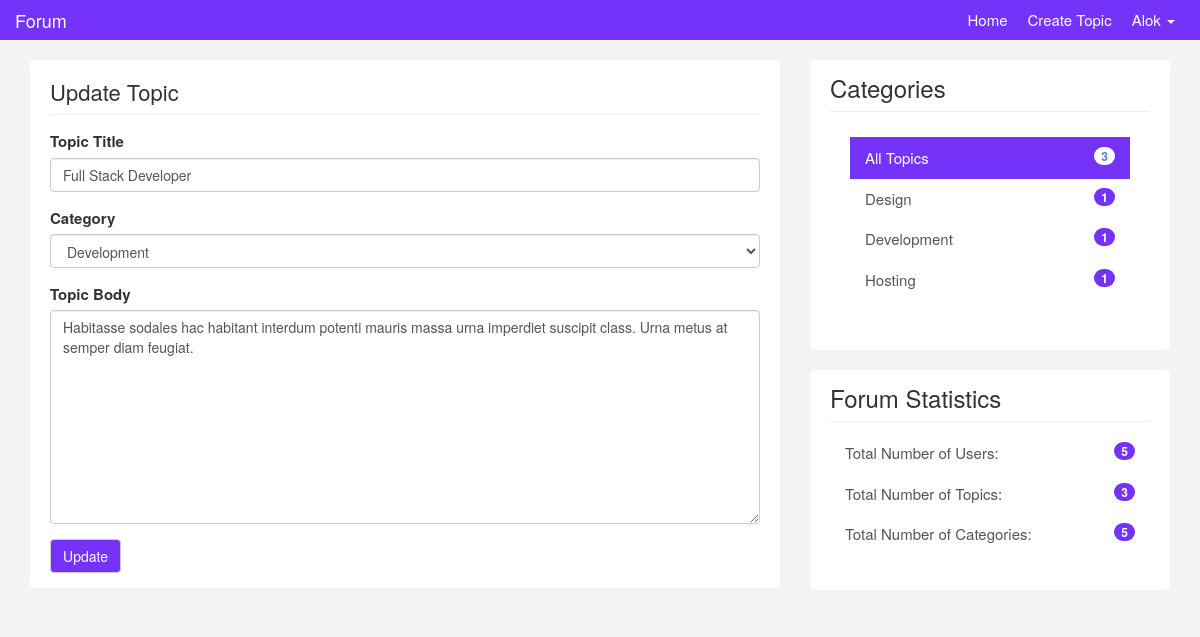
Screenshot of /topics/update.php?id=17 (signed in) with the database file from the repository.
### tables this page shows
CREATE TABLE `topics` (
  `id` int(11) NOT NULL,
  `user_name` varchar(255) DEFAULT NULL,
  `user_image` varchar(250) NOT NULL,
  `title` varchar(200) NOT NULL,
  `category` varchar(200) NOT NULL,
  `body` text NOT NULL,
  `created_at` datetime NOT NULL DEFAULT current_timestamp()
);

CREATE TABLE `categories` (
  `id` int(5) NOT NULL,
  `name` varchar(200) NOT NULL,
  `created_at` timestamp NOT NULL DEFAULT current_timestamp()
);

### topics/update.php (the view, shortened to what this page needs)
<?php require "../includes/header.php";		?>
<?php require "../config/conf.php";			?>
 <?php
        if(isset($_GET['id'])){
            $id = $_GET['id'];
            $select = $conn->query("SELECT * FROM topics WHERE id='$id'");
            $select->execute();
            $topic=$select->fetch(PDO::FETCH_OBJ);
        }
?>
<div class="container">
		<div class="row">
			<div class="col-md-8">
				<div class="main-col">
					<div class="block">
						<h1 class="pull-left">Update Topic</h1>
						<div class="clearfix"></div>
						<hr>
						<form role="form" action="update.php?id=<?php echo $id; ?>" method="POST">
							<div class="form-group">
								<label>Topic Title</label>
								<input type="text" value="<?php echo $topic->title; ?>" class="form-control" name="title" placeholder="Enter Post Title">
							</div>
							<div class="form-group">
    <label>Category</label>
    <select name="category" class="form-control">
        <?php
            $categories = array("Design", "Development", "Marketing", "SEO", "Hosting");
            foreach ($categories as $cat) {
                $selected = ($cat == $topic->category) ? "selected" : "";
                echo "<option value=\"$cat\" $selected>$cat</option>";
            }
        ?>
    </select>
</div>
								<div class="form-group">
									<label>Topic Body</label>
									<textarea id="body" rows="10" cols="80" class="form-control" name="body"><?php echo $topic->body; ?></textarea>
								</div>
							<button type="submit" name="submit" class="color btn btn-default">Update</button>
						</form>
					</div>
				</div>
			</div>
            <?php require "../includes/footer.php"; ?>

### includes/footer.php (shortened to what this page needs)
<?php
	$topics= $conn->query("SELECT COUNT(*) AS all_topics from topics");
	$topics->execute();
	$allTopics = $topics->fetch(PDO::FETCH_OBJ);
	$categories = $conn->query("
    SELECT
        categories.id AS id,
        categories.name AS name,
        COUNT(topics.category) AS count_category
    FROM
        categories
    LEFT JOIN
        topics ON categories.name = topics.category
    GROUP BY
        categories.name
    HAVING
        count_category > 0
");
$categories->execute();
$allCategories = $categories->fetchAll(PDO::FETCH_OBJ);
	$users = $conn->query("SELECT COUNT(*) AS COUNT_users FROM users");
	$users -> execute();
	$allUsers = $users->fetch(PDO::FETCH_OBJ);
		$topics = $conn->query("SELECT COUNT(*) AS COUNT_topics FROM topics");
		$topics -> execute();
		$alltopics_count = $topics->fetch(PDO::FETCH_OBJ);
		$categories_count = $conn->query("SELECT COUNT(*) AS COUNT_categories FROM categories");
		$categories_count -> execute();
		$allcategories_count = $categories_count->fetch(PDO::FETCH_OBJ);
?>
<div class="col-md-4">
				<div class="sidebar">
					<div class="block">
					<h3>Categories</h3>
					<div class="list-group block ">
						<a href="#" class="list-group-item active">All Topics <span class="badge pull-right"><?php echo $allTopics->all_topics ?></span></a>
						<?php foreach($allCategories as $category) : ?>
						<a href="<?php echo APPURL;?>/categories/show.php?name=<?php echo $category->name; ?>" class="list-group-item"><?php echo $category->name; ?>
						<span class="color badge pull-right"><?php echo $category->count_category; ?></span></a>
						<?php endforeach; ?>
					</div>
					</div>
					<div class="block" style="margin-top: 20px;">
						<h3 class="margin-top: 40px">Forum Statistics</h3>
						<div class="list-group">
							<a href="#" class="list-group-item">Total Number of Users:<span class="color badge pull-right"><?php echo $allUsers -> COUNT_users; ?></span></a>
							<a href="#" class="list-group-item">Total Number of Topics:<span class="color badge pull-right"><?php echo $alltopics_count -> COUNT_topics; ?></span></a>
							<a href="#" class="list-group-item">Total Number of Categories: <span class="color badge pull-right"><?php echo $allcategories_count -> COUNT_categories; ?></span></a>
						</div>
				    </div>
			    </div>
				</div>
			</div>
		</div>
  </body>
</html>

### css/custom.css (style rules this page uses)
body { padding-top: 60px; background:#f4f4f4; font-size:15px; }
a { color:#5c5b69; }
hr { margin:10px 0 15px 0; }
h3 { margin-bottom:5px; }
.block { background:#fff; border-radius:5px; padding: 15px 20px; margin-bottom:20px; }
.main-col { overflow:auto; }
.main-col h1 { font-size:22px; margin:5px 0 0 0; padding:0; }
.sidebar .block h3 { margin:0 0 10px 0; padding-bottom:10px; border-bottom:#eee solid 1px; }
a.list-group-item.active, a.list-group-item.active:hover, a.list-group-item.active:focus { background:rgb(117, 50, 249); border-radius:0; }
.list-group-item { border:0 }
.color { background-color: rgb(117, 50, 249); color: white; }

### rows the page displays
topics: title "Full Stack Developer", body "Habitasse sodales hac habitant interdum potenti mauris massa urna imperdiet suscipit class. Urna metus at semper diam feugiat."
categories: name "Design", count_category "1"
categories: name "Development", count_category "1"
categories: name "Hosting", count_category "1"

### other values shown
$_SESSION['username'] "Alok"
$allTopics->all_topics "3"
$allUsers -> COUNT_users "5"
$alltopics_count -> COUNT_topics "3"
$allcategories_count -> COUNT_categories "5"
form field category "Development"
